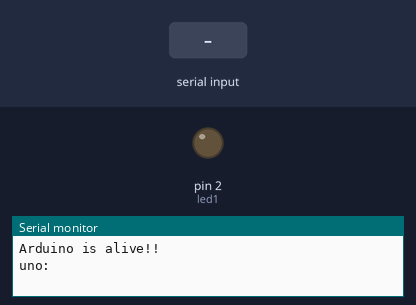
Bench run of a sketch on a simulated Arduino Uno, built with avr-gcc and run on an emulated ATmega328P. Shown: output pins drawn as LEDs (lit = HIGH), the last lines printed to the serial monitor. The inputs (shaded band) are chosen by the test bench.

Above: at 1.2 s.
1.3 s: "l0_on\n" received over Serial
At 2.3 s:
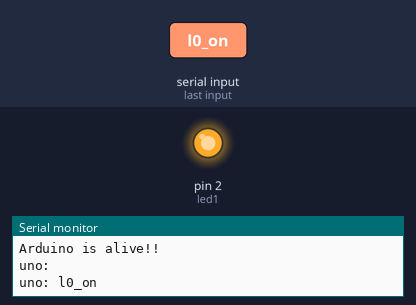
2.8 s: "l0_off\n" received over Serial
At 3.5 s:
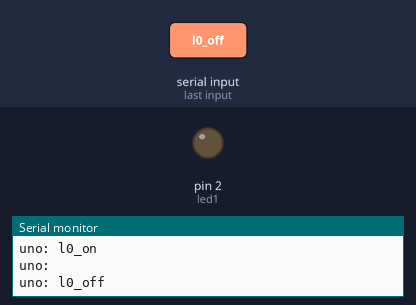
Timing chart, 0 to 5.8 s (numbered marks = the images above; inputs shaded):
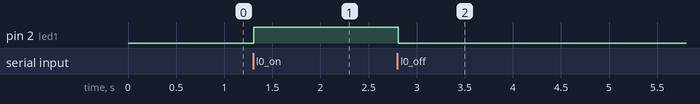

Measured:
- after the input at 1.3 s, pin 2 (led1): LOW → HIGH at once
- after the input at 2.8 s, pin 2 (led1): HIGH → LOW at once

The sketch:

test_OutputLED.ino
```cpp
unsigned long last_time = 0;

int led1 = 2;

void setup() {
  Serial.begin(9600);
  while (!Serial) {}

  pinMode(led1, OUTPUT);
  Serial.println("Arduino is alive!!");
}

void loop() {
  // // Print a heartbeat
  // if (millis() > last_time + 2000) {
  //   Serial.println("Arduino is alive!!");
  //   last_time = millis();
  // }

  // Send some message when I receive an 'A' or a 'Z'.
  String message = Serial.readStringUntil('\n');
  Serial.print("uno: ");
  Serial.println(message);  // Debugging di Arduino

  if (message == "l0_on") {
    digitalWrite(led1, HIGH);
  } else if (message == "l0_off") {
    digitalWrite(led1, LOW);
  }
}
```
